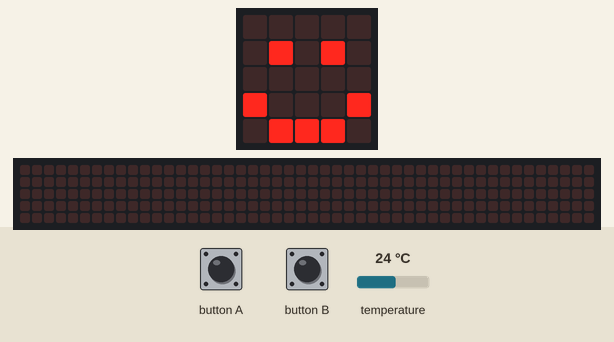
This program was run on a simulated BBC micro:bit running MicroPython. On the bench: the board's 5×5 LED display, a strip that is not on the board, showing the scrolling text unrolled. The inputs (shaded band) are chosen by the test bench; at power-on: temperature 24 °C. The 48×5 strip is a reading aid, not a part: it shows the text the display is scrolling, unrolled, one strip-width of it at a time.

Above: at 1.2 s.
1.3 s: button A pressed for 0.15 s
At 1.37 s:
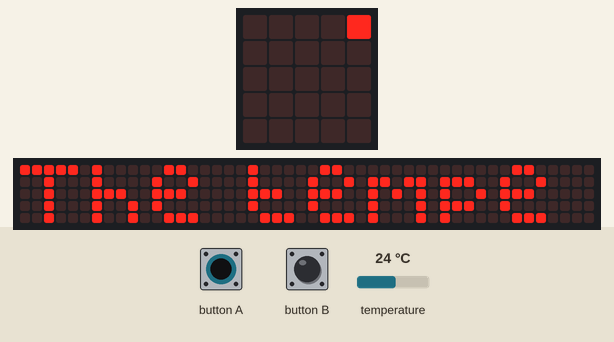
At 22.5 s:
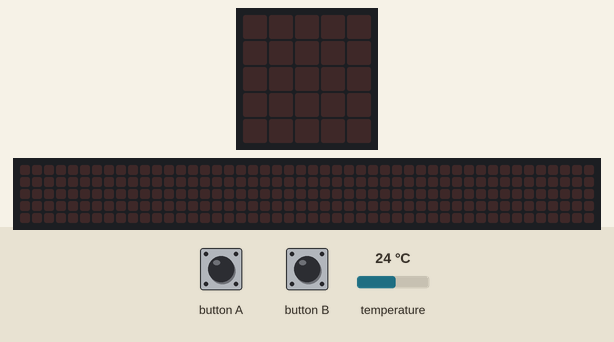

The program:

main.py
```python
"""
Created by: Jayden Okafor
Created on: Feb 2026
This module shows the temperature in celcius
"""

from microbit import *

display.clear()
display.show(Image.HAPPY)

while True:
    if button_a.is_pressed():
        tempInCelcius = temperature()
        tempInKelvin = tempInCelcius + 273.15

        display.clear()
        display.scroll("The temperature is: " + str(tempInKelvin) + " K")

        display.clear()
```

Measured:
- after the input at 1.3 s, the display: changes at once (image 1)
